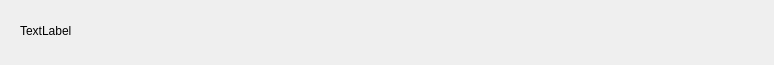
<?xml version="1.0" encoding="UTF-8"?>
<ui version="4.0">
 <class>myInform</class>
 <widget class="QWidget" name="myInform">
  <property name="geometry">
   <rect>
    <x>0</x>
    <y>0</y>
    <width>774</width>
    <height>65</height>
   </rect>
  </property>
  <property name="windowTitle">
   <string>Form</string>
  </property>
  <property name="styleSheet">
   <string notr="true">font: 9pt &quot;微软雅黑&quot;;</string>
  </property>
  <widget class="QLabel" name="label">
   <property name="geometry">
    <rect>
     <x>20</x>
     <y>20</y>
     <width>701</width>
     <height>21</height>
    </rect>
   </property>
   <property name="text">
    <string>TextLabel</string>
   </property>
  </widget>
 </widget>
 <resources/>
 <connections/>
</ui>
